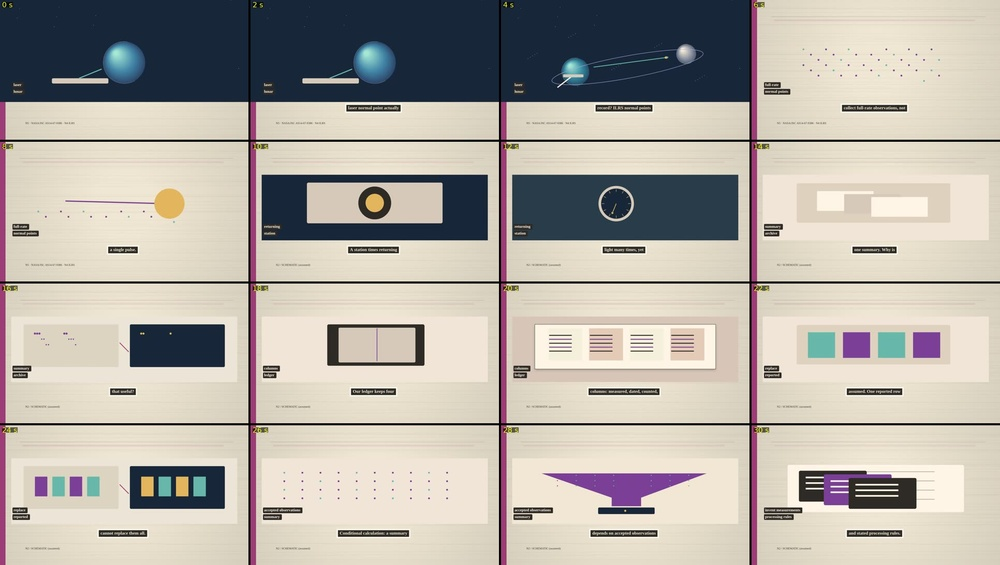
#> input picture to_ghep_16x9_01.jpg, 1000 x 565 px, shrunk from 1932 x 1092 before the run
$ python -i video.py   (imports and definitions only)   (older library calls are emulated)
#> lines starting #> are read from the running program, lines starting #| are printed output that depends on the picture
#> further down, picture is the input picture: shape (565, 1000, 3); mean B, G, R 166.2, 174.3, 179.8
import json,subprocess,functools
from pathlib import Path
import cv2,numpy as np
from .model import pixels

class Video:
 def __init__(self,path):
  self.path=Path(path);self.capture=cv2.VideoCapture(str(path))
  if not self.capture.isOpened():raise ValueError('Cannot decode '+str(path))
  self.width=int(self.capture.get(cv2.CAP_PROP_FRAME_WIDTH));self.height=int(self.capture.get(cv2.CAP_PROP_FRAME_HEIGHT));self.fps=self.capture.get(cv2.CAP_PROP_FPS);self.frames=int(self.capture.get(cv2.CAP_PROP_FRAME_COUNT));self.duration=self.frames/self.fps
 def frame_index(self,t):return min(self.frames-1,max(0,int(np.floor(float(t)*self.fps+1e-7))))
 def frame_time(self,t):return self.frame_index(t)/self.fps
 @functools.lru_cache(maxsize=8)
 def frame(self,t):
  self.capture.set(cv2.CAP_PROP_POS_FRAMES,self.frame_index(t));ok,f=self.capture.read()
  if not ok:raise ValueError(f'Decode failed {self.path} at {t}s')
  return cv2.cvtColor(f,cv2.COLOR_BGR2RGB)
 def crop(self,t,box):
  x,y,X,Y=pixels(box,self.width,self.height);return self.frame(t)[y:Y,x:X]
 def close(self):self.capture.release()

def rgb(s):return np.array([int(s.lstrip('#')[i:i+2],16) for i in (0,2,4)],dtype=float)
def gray(image):return cv2.cvtColor(image,cv2.COLOR_RGB2GRAY)
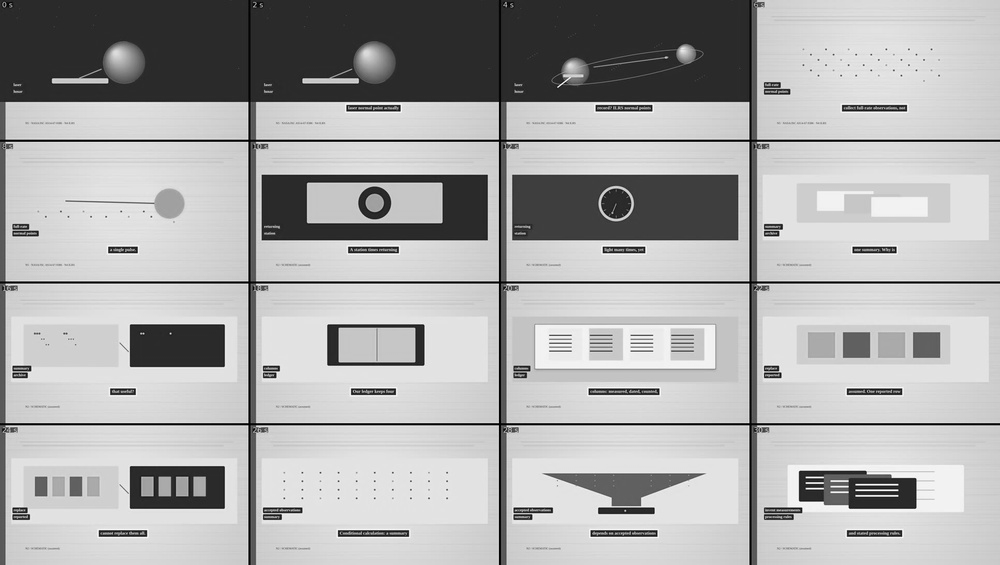
#> returned value: shape (565, 1000); min 0, max 254, mean 172.4
def ssim(a,b,mask=None):
 a=a.astype(np.float32);b=b.astype(np.float32);blur=lambda x:cv2.GaussianBlur(x,(11,11),1.5);ma,mb=blur(a),blur(b);va=blur(a*a)-ma*ma;vb=blur(b*b)-mb*mb;cov=blur(a*b)-ma*mb
 s=((2*ma*mb+6.5025)*(2*cov+58.5225))/((ma*ma+mb*mb+6.5025)*(va+vb+58.5225));return float(s[mask].mean() if mask is not None and mask.any() else s.mean())
def sharpness(image,mask=None):
 g=gray(image).astype(np.float64);lap_image=cv2.Laplacian(g,cv2.CV_64F);grad_image=cv2.Sobel(g,cv2.CV_64F,1,0)**2+cv2.Sobel(g,cv2.CV_64F,0,1)**2;selected=mask if mask is not None else np.ones(g.shape,bool);lap=float(lap_image[selected].var());grad=float(grad_image[selected].mean());return dict(laplacian=lap,gradient=grad,edge_frequency=lap/(grad+1e-9))
#> after `lap_image = cv2.Laplacian(g, cv2.CV_64F)`:
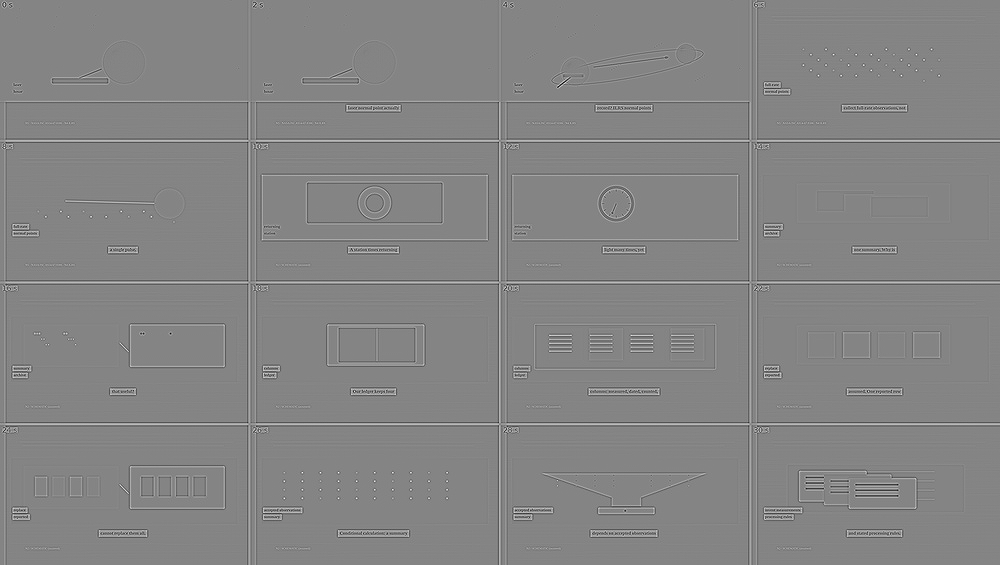
#> lap_image: shape (565, 1000) float64; min -498, max 460, mean 0; drawn with min black and max white
#> after `grad_image = cv2.Sobel(g, cv2.CV_64F, 1, 0) ** 2 + cv2.Sobel(g, cv2.CV`:
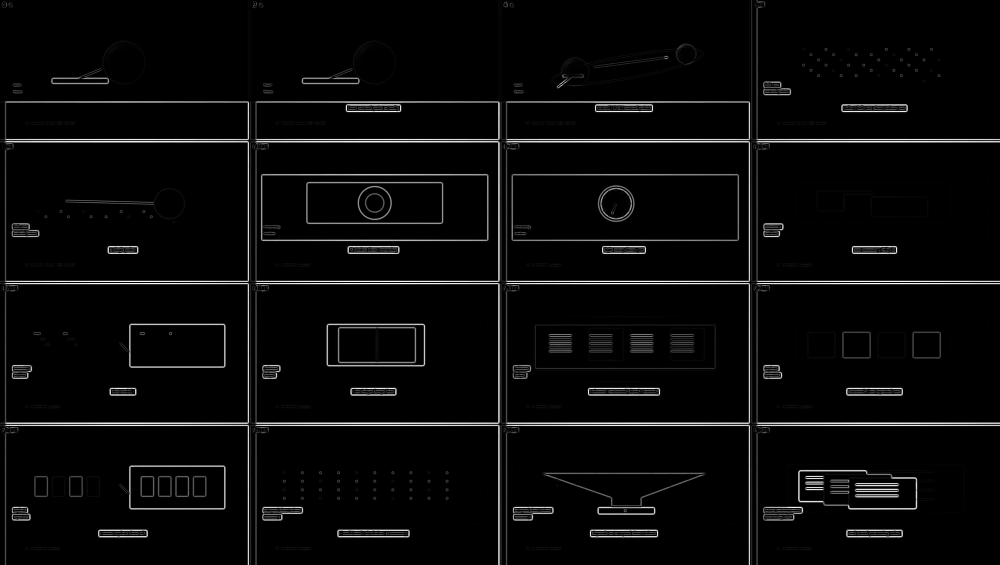
#> grad_image: shape (565, 1000) float64; min 0, max 913940, mean 30974.8; drawn with min black and max white
#> after `lap = float(lap_image[selected].var())`: lap = 1641.4
#> after `grad = float(grad_image[selected].mean())`: grad = 30974.8
def contiguous(mask):
 rows=[];start=None
 for i,v in enumerate([*mask,False]):
  if v and start is None:start=i
  if not v and start is not None:rows.append((start,i));start=None
 return rows

def capabilities():
 def table(flag):
  p=subprocess.run(['ffmpeg','-hide_banner',flag],capture_output=True,text=True,timeout=20)
  if p.returncode:raise RuntimeError(p.stderr)
  return p.stdout
 mux=table('-muxers');enc=table('-encoders');filt=table('-filters');needs={'muxers':['rawvideo','mp4','image2'],'encoders':['rawvideo','libx264','aac'],'filters':['fps','scale','format','freezedetect']};missing=[]
 for kind,names in needs.items():
  source={'muxers':mux,'encoders':enc,'filters':filt}[kind]
  for name in names:
   if not any(name in line.split()[1:2] or (kind=='muxers' and name in (line.split()[1].split(',') if len(line.split())>1 else [])) for line in source.splitlines()):missing.append(kind+'/'+name)
 version=subprocess.check_output(['ffmpeg','-hide_banner','-version'],text=True).splitlines()[0]
 return dict(version=version,required=needs,missing=missing)

>>> import cv2
>>> picture = cv2.imread('../to_ghep_16x9_01.jpg')
>>> result = sharpness(picture)
#> result = {'laplacian': 1641.4, 'gradient': 30974.8, 'edge_frequency': 0.053}

$ run again, on to_ghep_16x9_02.jpg
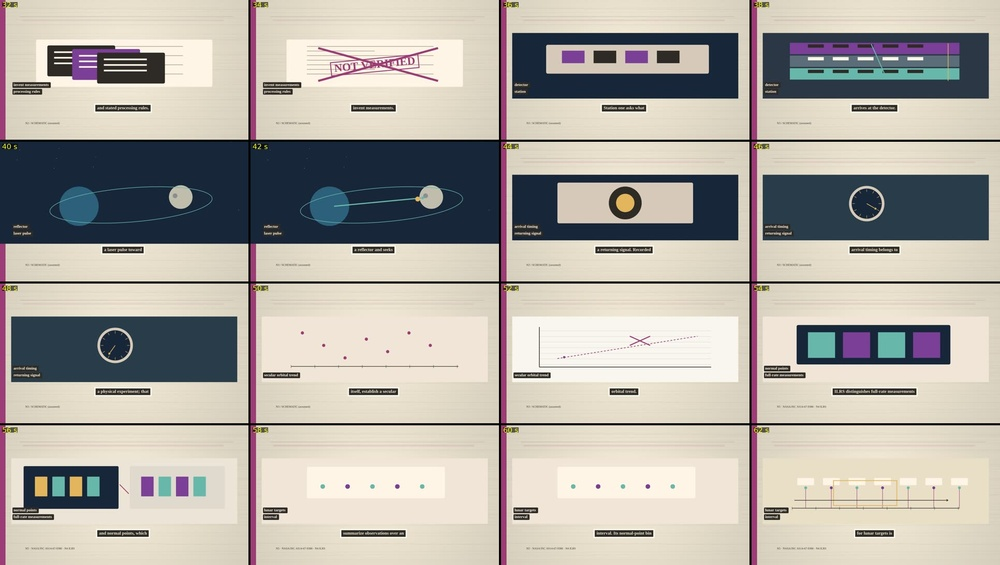
#> input picture to_ghep_16x9_02.jpg, 1000 x 565 px, shrunk from 1932 x 1092 before the run
#> picture is the input picture: shape (565, 1000, 3); mean B, G, R 165.6, 173.1, 177.7
#> in sharpness, `lap_image = cv2.Laplacian(g, cv2.CV_64F)`:
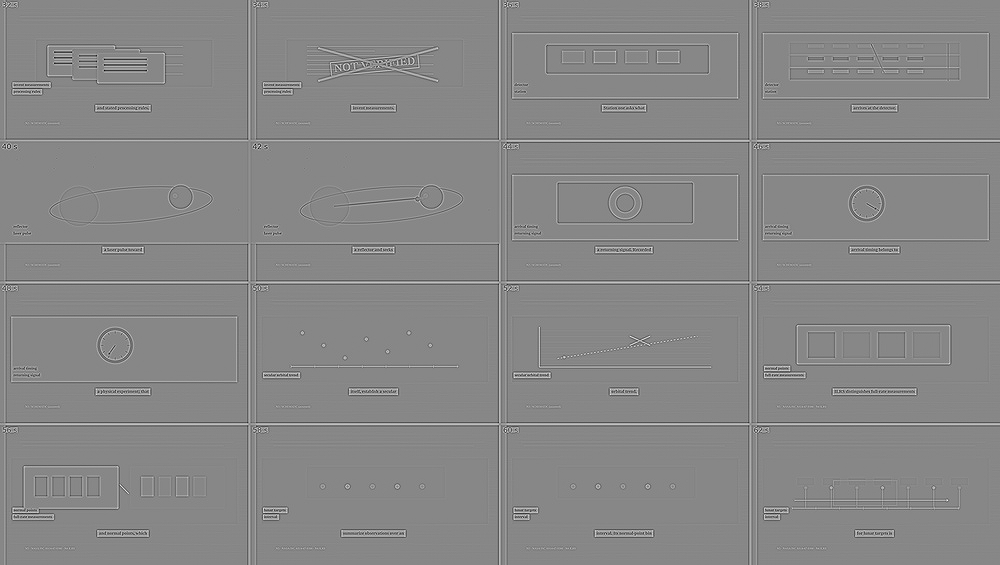
#> lap_image: shape (565, 1000) float64; min -469, max 415, mean 0; drawn with min black and max white
#> in sharpness, `grad_image = cv2.Sobel(g, cv2.CV_64F, 1, 0) ** 2 + cv2.Sobel(g, cv2.CV`:
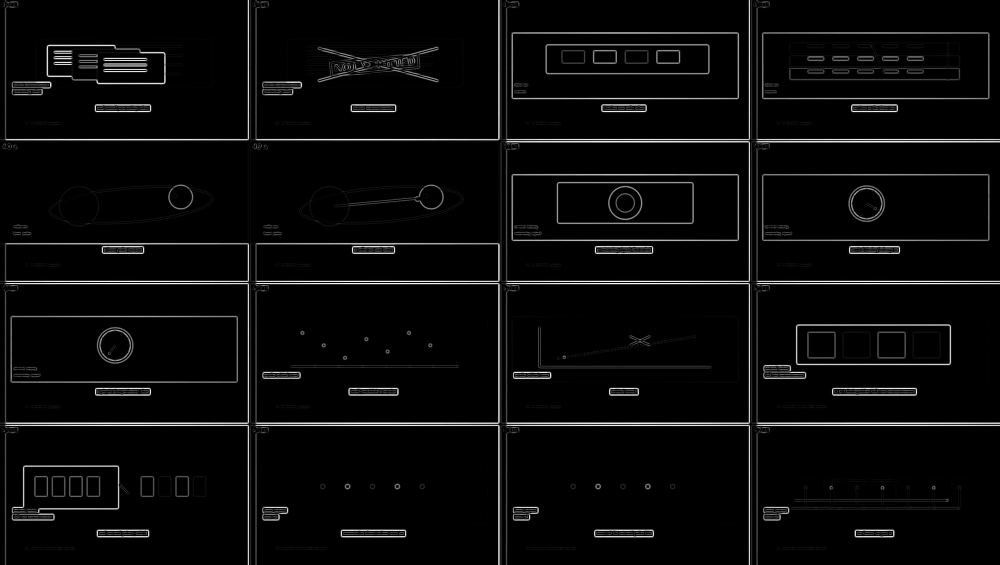
#> grad_image: shape (565, 1000) float64; min 0, max 913940, mean 33356; drawn with min black and max white
#> lap = 1745.3
#> grad = 33356
#> result = {'laplacian': 1745.3, 'gradient': 33356, 'edge_frequency': 0.0523}

$ run again, on to_ghep_16x9_03.jpg
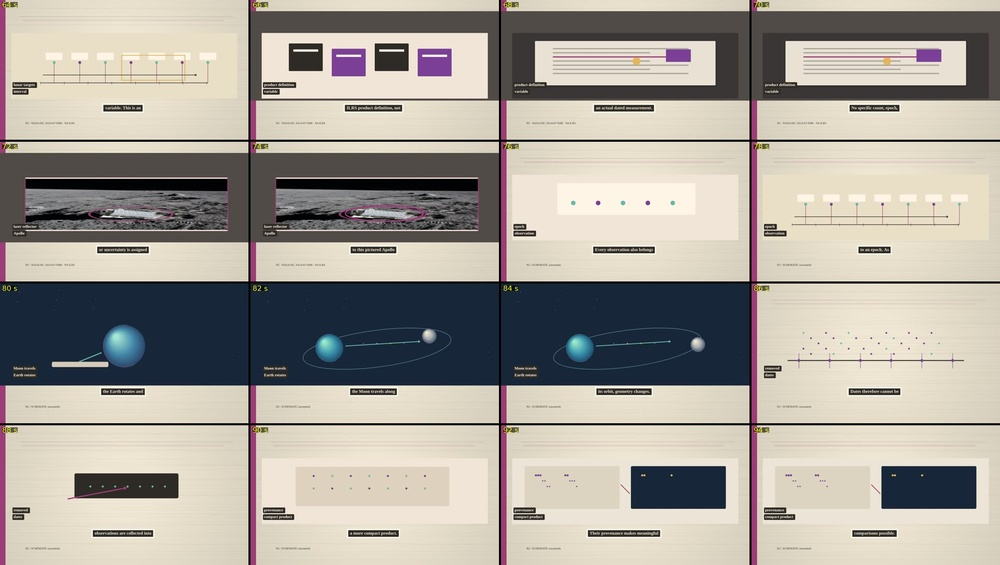
#> input picture to_ghep_16x9_03.jpg, 1000 x 565 px, shrunk from 1932 x 1092 before the run
#> picture is the input picture: shape (565, 1000, 3); mean B, G, R 154, 162.3, 167.7
#> in sharpness, `lap_image = cv2.Laplacian(g, cv2.CV_64F)`:
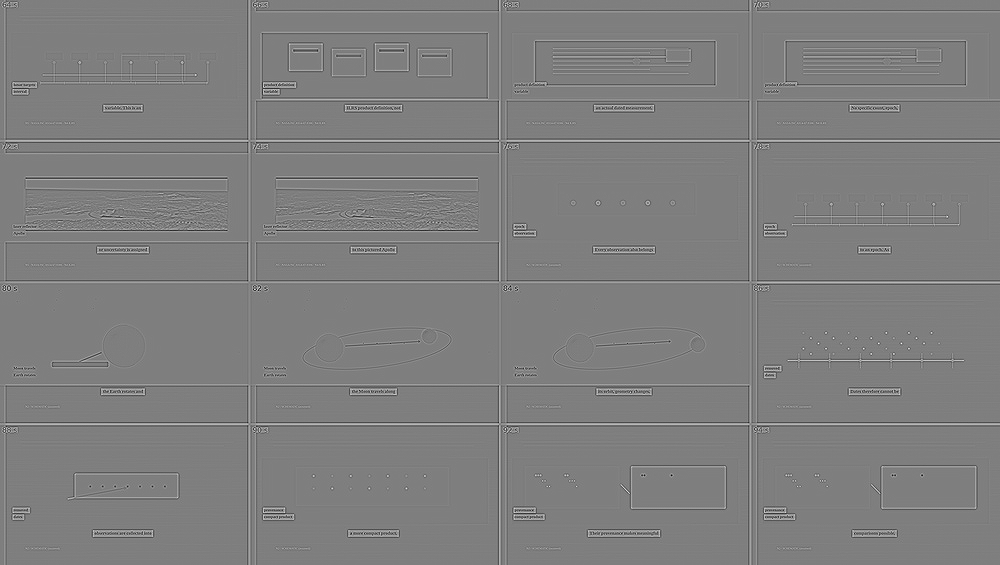
#> lap_image: shape (565, 1000) float64; min -457, max 461, mean 0; drawn with min black and max white
#> in sharpness, `grad_image = cv2.Sobel(g, cv2.CV_64F, 1, 0) ** 2 + cv2.Sobel(g, cv2.CV`:
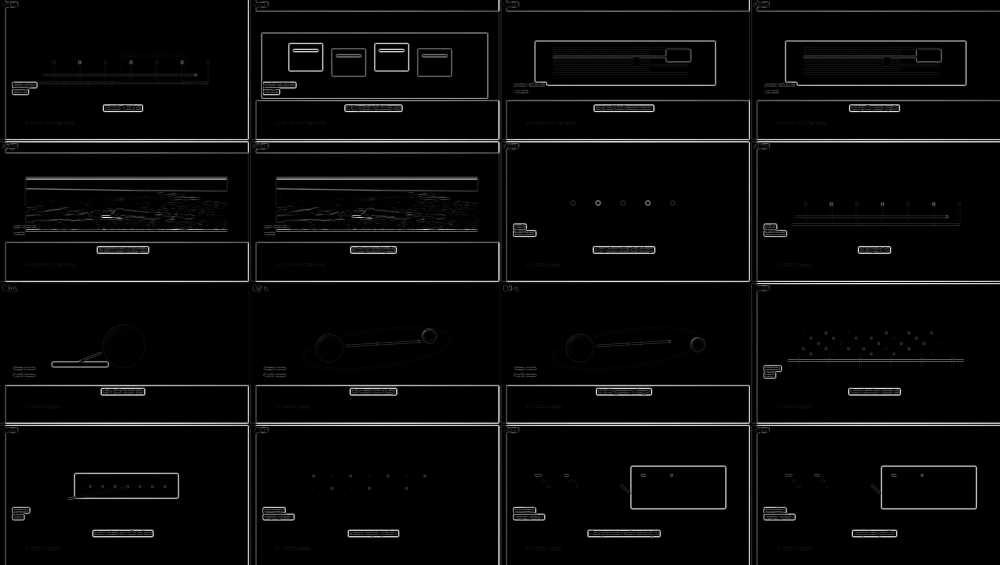
#> grad_image: shape (565, 1000) float64; min 0, max 986274, mean 32156.9; drawn with min black and max white
#> lap = 1779.3
#> grad = 32156.9
#> result = {'laplacian': 1779.3, 'gradient': 32156.9, 'edge_frequency': 0.0553}

$ run again, on to_ghep_16x9_04.jpg
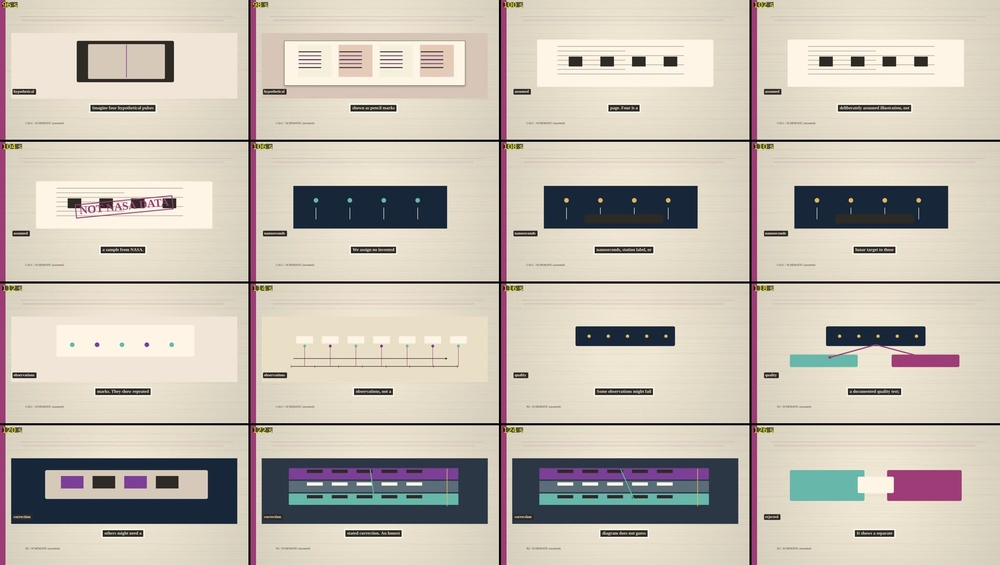
#> input picture to_ghep_16x9_04.jpg, 1000 x 565 px, shrunk from 1932 x 1092 before the run
#> picture is the input picture: shape (565, 1000, 3); mean B, G, R 178.6, 190.1, 197.8
#> in sharpness, `lap_image = cv2.Laplacian(g, cv2.CV_64F)`:
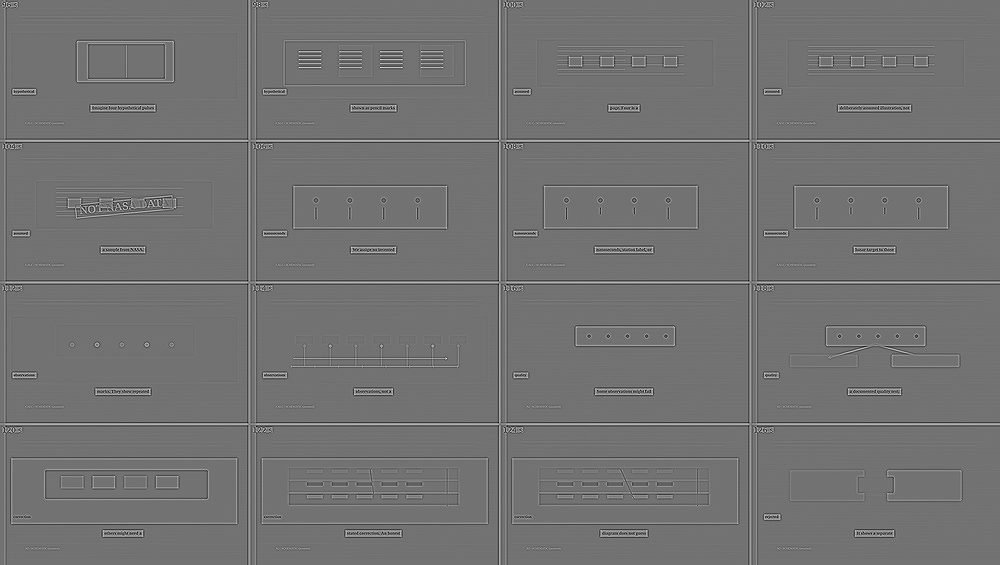
#> lap_image: shape (565, 1000) float64; min -357, max 437, mean 0; drawn with min black and max white
#> in sharpness, `grad_image = cv2.Sobel(g, cv2.CV_64F, 1, 0) ** 2 + cv2.Sobel(g, cv2.CV`:
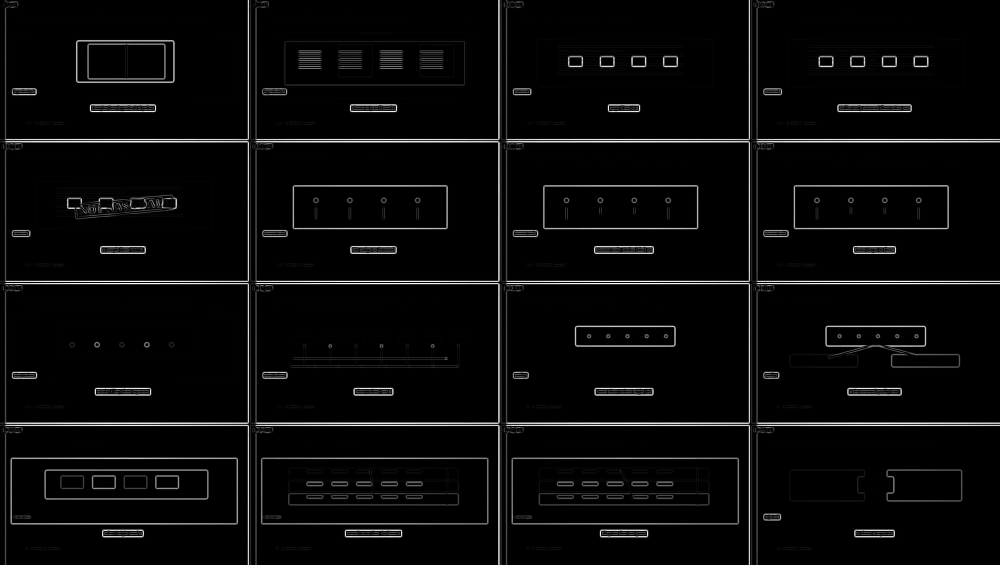
#> grad_image: shape (565, 1000) float64; min 0, max 913940, mean 32808.5; drawn with min black and max white
#> lap = 1684.2
#> grad = 32808.5
#> result = {'laplacian': 1684.2, 'gradient': 32808.5, 'edge_frequency': 0.0513}
